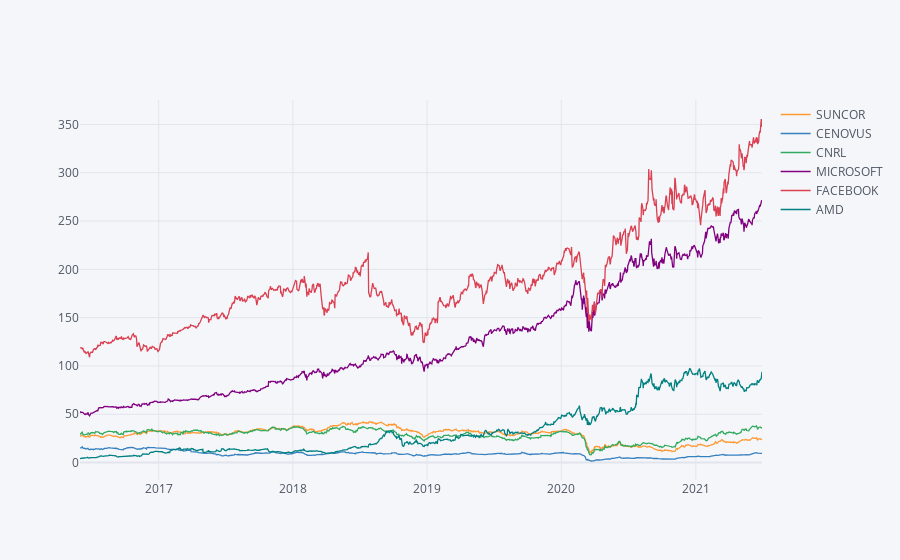

Notebook cell for this chart:
### Markdown cell above
# Interactive plot will be nicer!

### Code cell
to.xs(key='Close',axis=1,level='Stock').iplot()

### Figure 1 — Plotly figure (JSON) as saved in the notebook; plotly's stock layout.template omitted (floating-point values rounded to 4 significant figures; data arrays with more than 128 entries replaced by an {"elided": "..."} marker saying what was removed)
{"data": [{"line": {"color": "rgba(255, 153, 51, 1.0)", "dash": "solid", "shape": "linear", "width": 1.3}, "mode": "lines", "name": "SUNCOR", "text": "", "type": "scatter", "x": {"elided": "1280 str values"}, "y": {"elided": "1280 float values"}}, {"line": {"color": "rgba(55, 128, 191, 1.0)", "dash": "solid", "shape": "linear", "width": 1.3}, "mode": "lines", "name": "CENOVUS", "text": "", "type": "scatter", "x": {"elided": "1280 str values"}, "y": {"elided": "1280 float values"}}, {"line": {"color": "rgba(50, 171, 96, 1.0)", "dash": "solid", "shape": "linear", "width": 1.3}, "mode": "lines", "name": "CNRL", "text": "", "type": "scatter", "x": {"elided": "1280 str values"}, "y": {"elided": "1280 float values"}}, {"line": {"color": "rgba(128, 0, 128, 1.0)", "dash": "solid", "shape": "linear", "width": 1.3}, "mode": "lines", "name": "MICROSOFT", "text": "", "type": "scatter", "x": {"elided": "1280 str values"}, "y": {"elided": "1280 float values"}}, {"line": {"color": "rgba(219, 64, 82, 1.0)", "dash": "solid", "shape": "linear", "width": 1.3}, "mode": "lines", "name": "FACEBOOK", "text": "", "type": "scatter", "x": {"elided": "1280 str values"}, "y": {"elided": "1280 float values"}}, {"line": {"color": "rgba(0, 128, 128, 1.0)", "dash": "solid", "shape": "linear", "width": 1.3}, "mode": "lines", "name": "AMD", "text": "", "type": "scatter", "x": {"elided": "1280 str values"}, "y": {"elided": "1280 float values"}}], "layout": {"legend": {"bgcolor": "#F5F6F9", "font": {"color": "#4D5663"}}, "paper_bgcolor": "#F5F6F9", "plot_bgcolor": "#F5F6F9", "title": {"font": {"color": "#4D5663"}}, "xaxis": {"gridcolor": "#E1E5ED", "showgrid": true, "tickfont": {"color": "#4D5663"}, "title": {"font": {"color": "#4D5663"}, "text": ""}, "zerolinecolor": "#E1E5ED"}, "yaxis": {"gridcolor": "#E1E5ED", "showgrid": true, "tickfont": {"color": "#4D5663"}, "title": {"font": {"color": "#4D5663"}, "text": ""}, "zerolinecolor": "#E1E5ED"}}}
